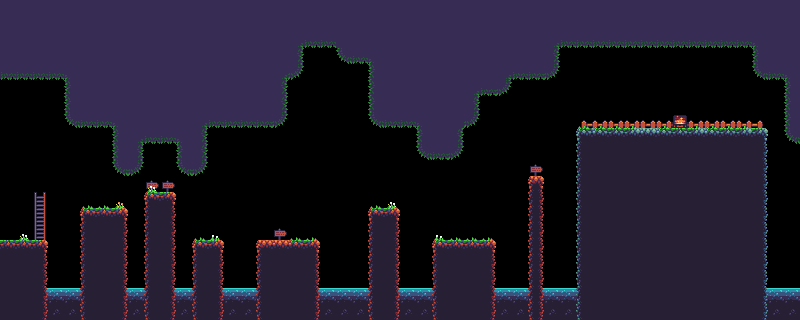

A level layout from a 2D game, rendered from its tile map. Below: a short description, then the map file with tile-grid data replaced by summaries:
An orthogonal 50x20 tile map with 16x16 px tiles, 4 tile layers (sea, collision, ladder, flowers) and 5 objects (5x snake).

<map version="1.2" tiledversion="1.3.3" orientation="orthogonal" renderorder="left-up" width="50" height="20" tilewidth="16" tileheight="16" infinite="0" nextlayerid="12" nextobjectid="6">
 <properties>
  <property name="background" type="color" value="#ff5d988d" />
 </properties>
 <tileset firstgid="1" source="forest.tsx" />
 <layer id="6" name="sea" width="50" height="20">
  <data>[1000 cells, 423 non-empty, 14 distinct tile ids]</data>
 </layer>
 <layer id="7" name="collision" width="50" height="20">
  <properties>
   <property name="collision" type="bool" value="true" />
  </properties>
  <data>[1000 cells, 269 non-empty, 19 distinct tile ids]</data>
 </layer>
 <layer id="11" name="ladder" width="50" height="20">
  <properties>
   <property name="ladder" type="bool" value="true" />
  </properties>
  <data>[1000 cells, 3 non-empty, 2 distinct tile ids]</data>
 </layer>
 <layer id="8" name="flowers" width="50" height="20">
  <properties>
   <property name="foreground" type="bool" value="true" />
  </properties>
  <data>[1000 cells, 27 non-empty, 6 distinct tile ids]</data>
 </layer>
 <objectgroup id="9" name="Object Layer 1">
  <object id="1" type="snake" x="92" y="186" width="38" height="13" />
  <object id="2" type="snake" x="264" y="221" width="39" height="14" />
  <object id="3" type="snake" x="434" y="218" width="57" height="16" />
  <object id="4" type="snake" x="589" y="108" width="81" height="17" />
  <object id="5" type="snake" x="696" y="110" width="60" height="12" />
 </objectgroup>
</map>
